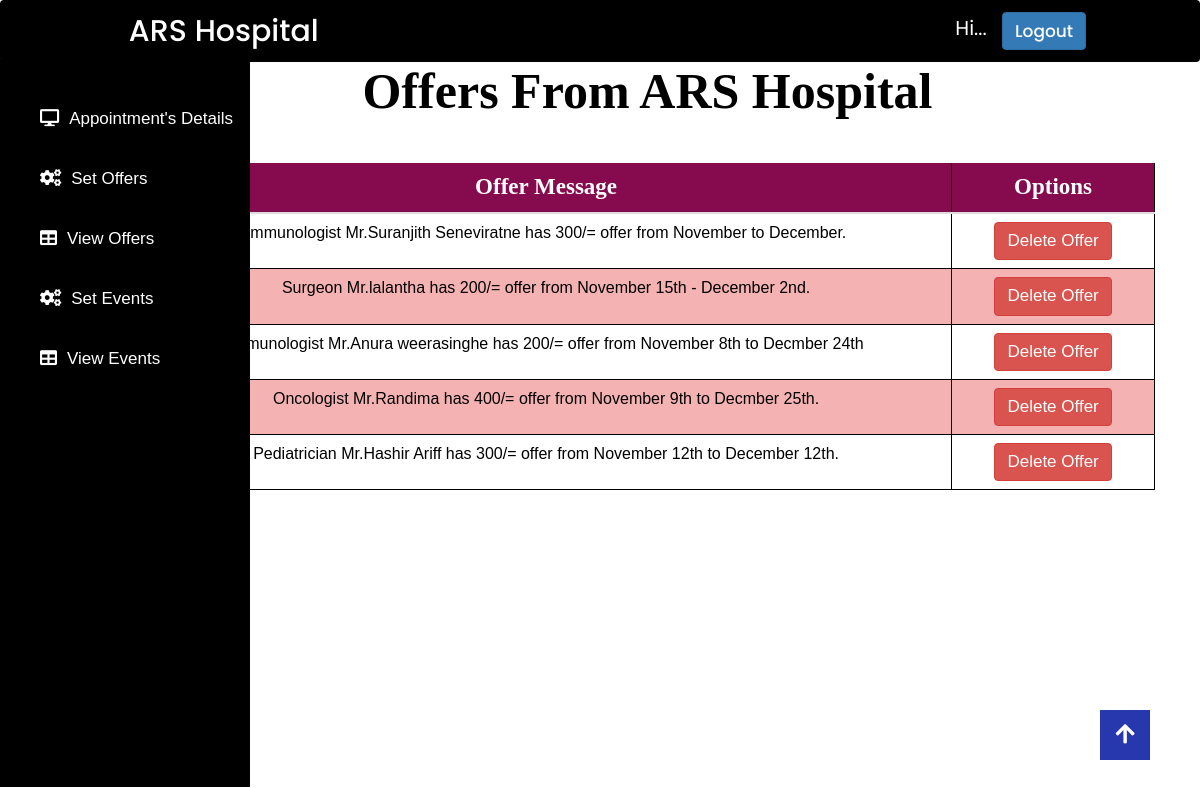
The page /offers_view.php (signed in) on the database its author committed.
### tables this page shows
CREATE TABLE IF NOT EXISTS `offer` (
  `id` int(11) NOT NULL AUTO_INCREMENT,
  `message` text NOT NULL,
  `active` int(11) NOT NULL,
  PRIMARY KEY (`id`)
);

### offers_view.php (the view, shortened to what this page needs)
<?php require_once "controllerUserData.php"; ?>
<?php
$email = $_SESSION['email'];
$fetch_data = "SELECT * FROM admin WHERE email = '$email'";
$run_query = mysqli_query($con, $fetch_data);
$fetch_info = mysqli_fetch_assoc($run_query);
?>
<!DOCTYPE html>
<html lang="en">
<head>
    <link rel="stylesheet" href="https://stackpath.bootstrapcdn.com/bootstrap/4.5.2/css/bootstrap.min.css">
  <link rel="stylesheet" href="https://maxcdn.bootstrapcdn.com/bootstrap/3.4.1/css/bootstrap.min.css">
<link rel="stylesheet" href="https://use.fontawesome.com/releases/v5.4.1/css/all.css">
    <link rel="stylesheet" href="css/side.css">
    <link rel="stylesheet" href="css/app_depo.css"/>
    <link rel="stylesheet" href="css/scrollup.css">
</head>
<body>
    <nav class="navbar">
    <a class="navbar-brand" href="#" style=" float: left;">ARS Hospital</a>
    <div style="margin-left: 60%;"><span style="font-size: 20px; color: white;">Hi... <?php echo $fetch_info['names'] ?> </span>
   <button type="button" class="btn btn-primary deleteb" style="margin-left: 10px;"><a href="logout-user.php">Logout</a></button> </div>
    </nav>
    <div class="container">
    <div class="row">
    <div class="col-md-1">
  <?php include('inc/left-menu.php');?>
    </div>
<div class="col-md-11">
     <h1 style=" margin-top: -55px; margin-bottom: 45px; text-align:center; color:black; font-family:georgia,garamond;">Offers From ARS Hospital</h1>
        <table class="table" style="margin-top: 8%;">
            <thead>
                 <th style="font-family:georgia,garamond;" width="80%">Offer Message</th>
                 <th style="font-family:georgia,garamond;" width="20%">Options</th>
            </thead>
        <?php
                $con = mysqli_connect("localhost", "root", "", "userform");
                $sql = "SELECT * FROM offer";
                $result = $con->query($sql);
                if ($result->num_rows > 0)
                {
                            while($row = $result->fetch_assoc())
                            {
                                $id = $row['id'];
                            echo "<tr>
                                        <td class='riz' style=color:black;>" . $row["message"]."</td>
                                        <td><button type='button' class='btn btn-danger deleteb' onclick='myFunction()'><a href='?delete=$id' class='ask'>Delete Offer</a></button></td></tr>";
                                        }
                            echo "</table>";
                }
                else
                {
                    echo "0 results";
                }
        ?>
</div>
</div>
</div>
 <a class="gotopbtn" href="#"> <i class="fas fa-arrow-up" style="color: white;"></i> </a>
</body>
</html>

### css/side.css (style rules this page uses)
body { margin: 0; padding: 0; font-family: "Roboto", sans-serif; }

### css/app_depo.css (style rules this page uses)
body { margin:0; font-family: sans-serif; background-color:white; }
* { box-sizing: border-box; }
.table { width: 100%; border-collapse: collapse; margin-left: auto; margin-right: auto; }
.table td,.table th { padding:12px 15px; border:1px solid Black; text-align: center; font-size:16px; }
.table th { background-color: hsl(327, 86%, 28%); color:#ffffff; font-size:23px; }
.table tbody tr:nth-child(even) { background-color: hsl(0, 77%, 83%); }

### css/scrollup.css (style rules this page uses)
body { margin: 0; padding: 0; }
.gotopbtn { position: fixed; width: 50px; height: 50px; background: #2738ae; bottom: 40px; right: 50px; text-decoration: none; text-align: center; line-height: 50px; color: white; font-size: 22px; z-index: 100000; }

### offers_view.php (style rules this page uses)
.deleteb { font-size: 17px; }
nav { padding-left: 100px!important; padding-right: 100px!important; background: black; font-family: 'Poppins', sans-serif; }
nav a.navbar-brand { color: #fff; font-size: 30px!important; font-weight: 500; }
button a { color: white; font-weight: 500; }
h1 { position: absolute; top: 15%; left: 50%; width: 100%; text-align: center; transform: translate(-50%, -50%); font-size: 50px; font-weight: 600; }
.riz { font-size: 45px; }

### rows shown on the page
offer: message "Immunologist Mr.Suranjith Seneviratne has 300/= offer from November to December."
offer: message "Surgeon Mr.lalantha has 200/= offer from November 15th - December 2nd."
offer: message "Immunologist Mr.Anura weerasinghe has 200/= offer from November 8th to Decmber 24th"
offer: message "Oncologist Mr.Randima has 400/= offer from November 9th to Decmber 25th."
offer: message "Pediatrician Mr.Hashir Ariff has 300/= offer from November 12th to December 12th."
